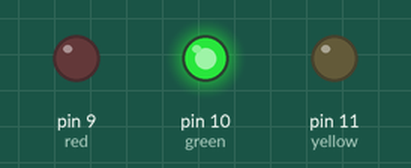
Simulated run of this sketch. Board: Arduino Uno, built with avr-gcc and run on an emulated ATmega328P. Shown: output pins drawn as LEDs (lit = HIGH).

Above: at 5.0 s.
At 11.3 s:
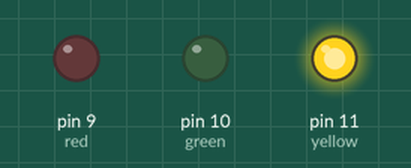
At 12.8 s:
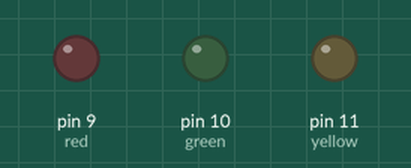
At 18.1 s:
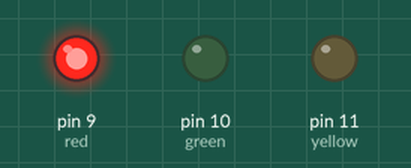
Timing chart, 0 to 30.2 s (numbered marks = the images above):
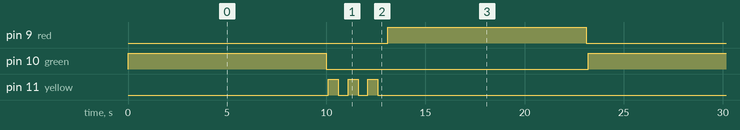

The sketch:

traffic-02.ino
```cpp
#define red 9
#define green 10
#define yellow 11

void setup() {
  // put your setup code here, to run once:
  pinMode( red, OUTPUT );
  pinMode( green, OUTPUT );
  pinMode( yellow, OUTPUT );
}

void loop() {
  // put your main code here, to run repeatedly:
  digitalWrite( green, HIGH );
  delay( 10000 );
  digitalWrite( green, LOW );
  delay( 100 );

  for( int i = 0 ; i < 3 ; i++ )
  {
    digitalWrite( yellow, HIGH );
    delay( 500 );
    digitalWrite( yellow, LOW );
    delay( 500 );
  }

  digitalWrite( red, HIGH );
  delay( 10000 );
  digitalWrite( red, LOW );
  delay( 100 );
}
```

Measured:
- by itself, pin 9 (red), pin 10 (green): alternates HIGH for 10.0 s and LOW for 13.2 s
- by itself, pin 11 (yellow): repeats every 23.2 s: 2 × (LOW 0.50 s, HIGH 0.50 s), LOW 20.7 s, HIGH 0.50 s
- by itself, everything shown: repeats every 23.2 s, in 10 steps
